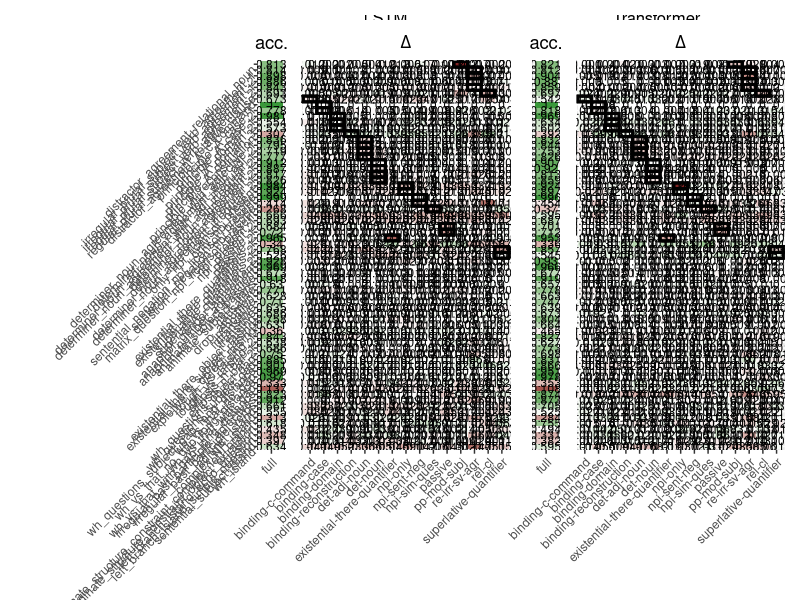

Generate this figure with R:
library(ggplot2)
library(dplyr)
library(patchwork)

#### READ DATA ####
df <- read.csv("../results/data/tidy_results.csv")
benchmarks_ordered <- read.csv("../results/data/blimp_benchmarks_ordered.csv")

#### PREPROCESSING ####

# Rename column
df <- df %>%
  rename(blimp_delta = blimp_delta_all_seed_avg)

# Y-axis ordering
df$blimp_benchmark <- factor(df$blimp_benchmark, levels=benchmarks_ordered$benchmark, ordered=T)

# Group by and calculate means (delta)
blimp_delta_means <- df %>%
  select(corpus, arch, seed, blimp_benchmark, blimp_delta, filter_target) %>%
  group_by(corpus, arch, blimp_benchmark, filter_target) %>%
  summarise(blimp_delta = mean(blimp_delta)) %>%
  mutate(blimp_delta = round(blimp_delta, 3))

# Group by and calculate means (averages)
blimp_acc_means <- df %>%
  select(corpus, arch, seed, blimp_benchmark, blimp_acc, filter_target) %>%
  group_by(corpus, arch, blimp_benchmark, filter_target) %>%
  summarise(blimp_acc = mean(blimp_acc)) %>%
  mutate(blimp_acc = round(blimp_acc, 3))

blimp_delta_means$filter_target <- as.logical(blimp_delta_means$filter_target)

#### PLOTTING ####

# Make each of the four columns

plt_lstm_full_acc <- ggplot(data = blimp_acc_means[blimp_acc_means$corpus == "full" & blimp_acc_means$arch == "lstm", ], aes(x = corpus, y = blimp_benchmark, fill = blimp_acc)) +
  geom_tile() +
  geom_text(aes(label = blimp_acc), size = 3) +
  scale_fill_gradient2(high = "#3a983a", midpoint = 0.5) +
  labs(x = "", y = "") +
  ggtitle("acc.") +
  scale_y_discrete(limits=rev) +
  theme(legend.position = "none",
        axis.text.x = element_text(angle = 45, hjust = 1),
        axis.text.y = element_text(angle = 45, vjust = 1, hjust = 1),
        plot.margin = unit(c(0, 0, 0, 0), "cm"),
        plot.title = element_text(hjust = 0.5))


plt_lstm_nofull <- ggplot(data = blimp_delta_means[blimp_delta_means$corpus != "full" & blimp_delta_means$arch == "lstm", ], aes(x = corpus, y = blimp_benchmark, fill = blimp_delta)) +
  geom_tile() +
  geom_tile(data = blimp_delta_means[blimp_delta_means$filter_target, ], fill = NA, color = "black", linewidth = 1) +
  geom_text(aes(label = blimp_delta), size = 3) +
  scale_fill_gradient2(high = "#3a983a", midpoint = 0) +
  labs(x = "", y = "") +
  ggtitle(expression(Delta)) +
  scale_y_discrete(limits=rev) +
  theme(legend.position = "none",
        axis.text.x = element_text(angle = 45, hjust = 1),
        axis.text.y = element_text(angle = 45, vjust = 1, hjust = 1),
        # axis.text.y = element_blank(),
        #axis.ticks.y = element_blank(),
        plot.margin = unit(c(0, 0, 0, 0), "cm"),
        plot.title = element_text(hjust = 0.5))

plt_transformer_full_acc <- ggplot(data = blimp_acc_means[blimp_acc_means$corpus == "full" & blimp_acc_means$arch == "transformer", ], aes(x = corpus, y = blimp_benchmark, fill = blimp_acc)) +
  geom_tile() +
  geom_text(aes(label = blimp_acc), size = 3) +
  scale_fill_gradient2(high = "#3a983a", midpoint = 0.5) +
  labs(x = "", y = "") +
  ggtitle("acc.") +
  scale_y_discrete(limits=rev) +
  theme(legend.position = "none",
        axis.text.x = element_text(angle = 45, hjust = 1),
        axis.text.y = element_text(angle = 45, vjust = 1, hjust = 1),
        plot.margin = unit(c(0, 0, 0, 0), "cm"),
        plot.title = element_text(hjust = 0.5))

plt_transformer_nofull <- ggplot(data = blimp_delta_means[blimp_delta_means$corpus != "full" & blimp_delta_means$arch == "transformer", ], aes(x = corpus, y = blimp_benchmark, fill = blimp_delta)) +
  geom_tile() +
  geom_tile(data = blimp_delta_means[blimp_delta_means$filter_target, ], fill = NA, color = "black", linewidth = 1) +
  geom_text(aes(label = blimp_delta), size = 3) +
  scale_fill_gradient2(high = "#3a983a", midpoint = 0) +
  labs(x = "", y = "") +
  ggtitle(expression(Delta)) +
  scale_y_discrete(limits=rev) +
  theme(legend.position = "none",
        axis.text.x = element_text(angle = 45, hjust = 1),
        axis.text.y = element_text(angle = 45, vjust = 1, hjust = 1),
        plot.margin = unit(c(0, 0, 0, 0), "cm"),
        plot.title = element_text(hjust = 0.5))



# Compose plots

titles <- wrap_elements(panel = grid::textGrob("LSTM")) + wrap_elements(panel = grid::textGrob("Transformer"))
plts <- (plt_lstm_full_acc | plot_spacer() | plt_lstm_nofull | plot_spacer() | plt_transformer_full_acc | plot_spacer() | plt_transformer_nofull) +
  plot_layout(axes="collect", widths = c(2, 0.1, 15, 0.5, 2, 0.1, 15))
plt <- titles / plts  + # janky way of adding the supertitles, but couldn't make it work a better way
  plot_layout(heights = c(0.012, 1))

#### SAVE ####
ggsave("../results/graphs/blimp_delta_full_acc_heatmap.pdf", plt, width = 18, height = 16, create.dir = TRUE)
